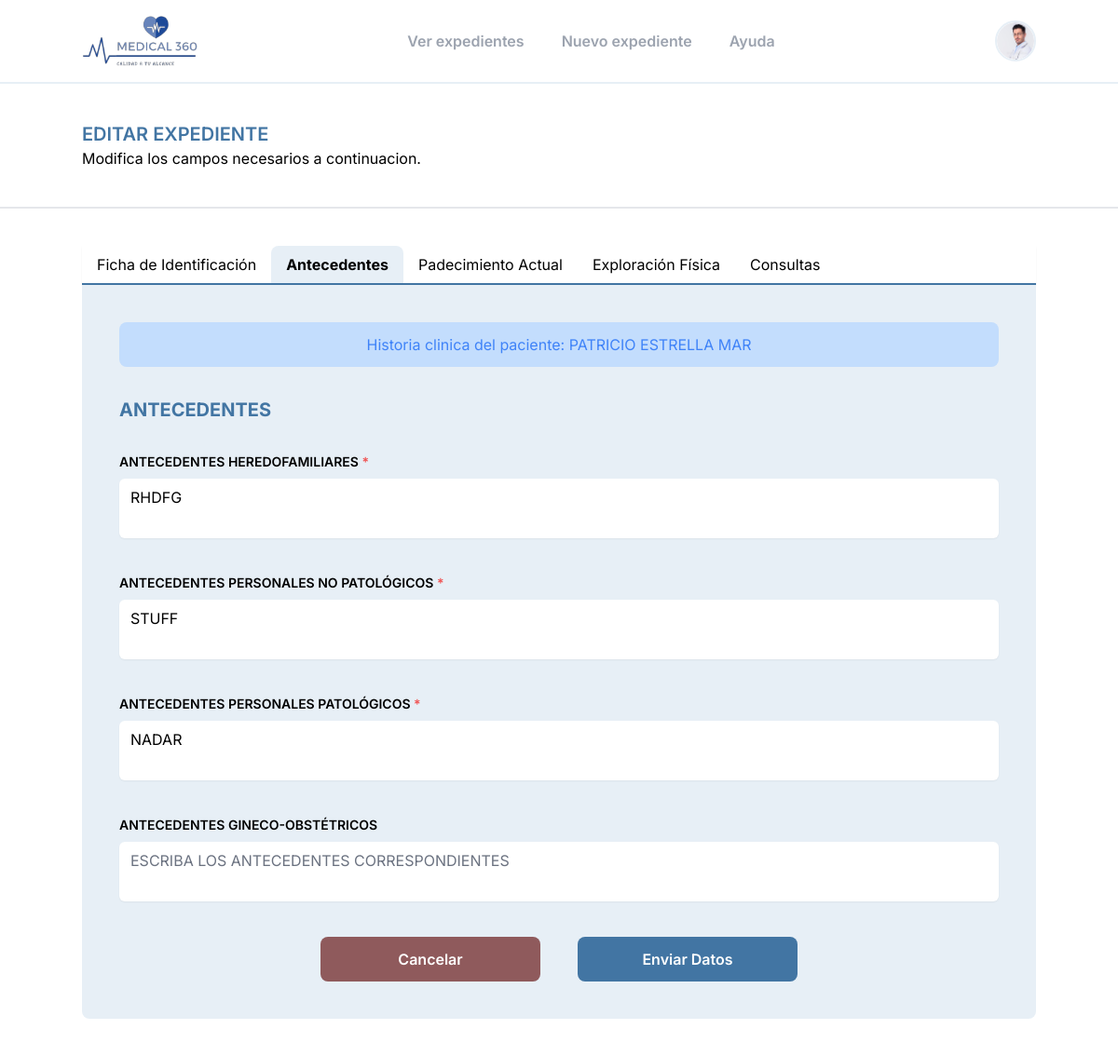
Page /update-file/1/antecedentes/ (signed in) on the committed database.
### medical/models.py (models this page shows, shortened)
class Paciente(models.Model):
    GENERO_CHOICES = [
        ('M', 'Masculino'),
        ('F', 'Femenino'),
    ]
    ESTADO_CIVIL_CHOICES = [
        ('SOLTERO', 'SOLTERO'),
        ('CASADO', 'CASADO'),
        ('UNION_LIBRE', 'UNION LIBRE'),
        ('DIVORCIADO', 'DIVORCIADO'),
        ('VIUDO', 'VIUDO'),
    ]
    GRUPO_RH_CHOICES = [
        ('A+', 'A+'),
        ('B+', 'B+'),
        ('O+', 'O+'),
        ('AB+', 'AB+'),
        ('A-', 'A-'),
        ('B-', 'B-'),
        ('O-', 'O-'),
        ('AB-', 'AB-'),
        ('DESC', 'DESCONOCIDO'),
    ]
    ESCOLARIDAD_CHOICES = [
        ('NINGUNA', 'NINGUNA'),
        ('PRIMARIA', 'PRIMARIA'),
        ('PRIMARIA_T', 'PRIMARIA TRUNCA'),
        ('SECUNDARIA', 'SECUNDARIA'),
        ('SECUNDARIA_T', 'SECUNDARIA TRUNCA'),
        ('PREPARATORIA', 'PREPARATORIA'),
        ('PREPARATORIA_T', 'PREPARATORIA TRUNCA'),
        ('TECNICO', 'CARRERA TECNICA'),
        ('TECNICO_T', 'CARRERA TECNICA TRUNCA'),
        ('LICENCIATURA', 'LICENCIATURA'),
        ('LICENCIATURA_T', 'LICENCIATURA TRUNCA'),
        ('SUPERIOR', 'SUPERIOR'),
]
    nombre = models.CharField(max_length=30)
    apellido_pat = models.CharField(max_length=30)
    apellido_mat = models.CharField(max_length=30)
    fecha_nacimiento = models.DateField()
    genero = models.CharField(max_length=10, choices=GENERO_CHOICES)
    grupo_rh = models.CharField(max_length=4, choices=GRUPO_RH_CHOICES, default='DESC')
    alergias = models.CharField(max_length=30)
    estado_civil = models.CharField(max_length=15, choices=ESTADO_CIVIL_CHOICES, blank=True, null=True)
    curp = models.CharField(max_length=18, blank=True, null=True)
    nacionalidad = models.CharField(max_length=20, blank=True, null=True)
    escolaridad = models.CharField(max_length=30, choices=ESCOLARIDAD_CHOICES, blank=True, null=True)
    religion = models.CharField(max_length=50, blank=True, null=True)
    direccion = models.CharField(max_length=200, blank=True, null=True)
    ocupacion = models.CharField(max_length=50, blank=True, null=True)
    empleador = models.CharField(max_length=100, blank=True, null=True)
    telefono_personal = models.CharField(max_length=10, blank=True, null=True)
    nombre_contacto_emergencia = models.CharField(max_length=100, blank=True, null=True)
    telefono_contacto_emergencia = models.CharField(max_length=10, blank=True, null=True)
    fecha_alta = models.DateField()
    notas = models.TextField(blank=True, null=True)

class Antecedentes(models.Model):
    paciente = models.OneToOneField(Paciente, on_delete=models.CASCADE)
    medico = models.ForeignKey(Medico, on_delete=models.CASCADE)
    fecha = models.DateField()
    ahf = models.TextField()
    apnp = models.TextField()
    app = models.TextField()
    ago = models.TextField(blank=True, null=True)
    notas = models.TextField(blank=True, null=True)
    class Meta:
            verbose_name = "Antecedentes"
            verbose_name_plural = "1.Antecedentes"

### medical/views.py (the view, shortened to what this page needs)
# urls.py: path('update-file/<int:id_paciente>/antecedentes/', views.update_antecedentes_view, name='update_antecedentes'),
@login_required
def update_antecedentes_view(request, id_paciente):
    paciente = get_object_or_404(Paciente, id=id_paciente)
    antecedentes = Antecedentes.objects.filter(paciente=paciente)
    template = loader.get_template('expedientes/update_antecedentes.html')
    context = {'paciente': paciente, 'antecedentes': antecedentes}
    return HttpResponse(template.render(context, request))

### templates/expedientes/update_antecedentes.html (shortened to what this page needs)
{% extends "base_2.html" %} {% load static %} {% block content %}
<section class="lg:px-0 min-h-screen">
  {% include "plantillas/navbar.html" %}
  <div class="py-10 border-b-2 border-gray-200 bg-white md:px-6">
    <div class="lg:container lg:mx-auto">
      <h1 class="uppercase font-semibold text-main text-xl">
        Editar Expediente
      </h1>
      <p>Modifica los campos necesarios a continuacion.</p>
    </div>
  </div>
  <div class="py-10 bg-white md:px-6">
    {% include "plantillas/navbarFormulariosUpdate.html" %}
    <div id="form_historia_clinica">
      <form id="formData_antecedentes" class="lg:container lg:mx-auto bg-background p-10 space-y-8 rounded-b-lg"
        action="{% url 'medical:update_antecedentes' paciente.id %}" method="post">
        {% include "expedientes/forms/antecedentes.html" %}
      </form>
    </div>
  </div>
</section>
{% endblock %}

### templates/expedientes/forms/antecedentes.html (shortened to what this page needs)
    {% if paciente %}
    <div class="w-full bg-blue-200 border-blue-500 text-blue-500  rounded-lg p-3 text-center">
      Historia clinica del paciente: {{ paciente.nombre }} {{ paciente.apellido_pat }} {{ paciente.apellido_mat }}
    </div>
    {% endif %}
    <h1 class="text-xl font-bold text-main uppercase">Antecedentes</h1>
    <div class="w-full">
      <label for="ahf" class="block mb-2 text-sm font-semibold uppercase">Antecedentes Heredofamiliares <span class="text-red-500">*</span></label>
      <textarea name="ahf" id="ahf" class="uppercase resize-none w-full border-none rounded-md bg-white shadow-sm" placeholder="Escriba los antecedentes correspondientes" name="ahf">{% if paciente %}{{ paciente.antecedentes.ahf }}{% elif datos_formulario %}{{ datos_formulario.ahf }}{% endif %}</textarea>
    </div>
    <div class="w-full">
      <label for="apnp" class="block mb-2 text-sm font-semibold uppercase">Antecedentes Personales No Patológicos <span class="text-red-500">*</span></label>
      <textarea name="apnp" id="apnp" class="uppercase resize-none w-full border-none rounded-md bg-white shadow-sm" placeholder="Escriba los antecedentes correspondientes" name="apnp">{% if paciente %}{{ paciente.antecedentes.apnp }}{% elif datos_formulario %}{{ datos_formulario.apnp }}{% endif %}</textarea>
    </div>
    <div class="w-full">
      <label for="app" class="block mb-2 text-sm font-semibold uppercase">Antecedentes Personales Patológicos <span class="text-red-500">*</span></label>
      <textarea name="app" id="app" class="uppercase resize-none w-full border-none rounded-md bg-white shadow-sm" placeholder="Escriba los antecedentes correspondientes" name="app">{% if paciente %}{{ paciente.antecedentes.app }}{% elif datos_formulario %}{{ datos_formulario.app }}{% endif %}</textarea>
    </div>
    <div class="w-full">
      <label for="ago" class="block mb-2 text-sm font-semibold uppercase">Antecedentes Gineco-Obstétricos</label>
      <textarea name="ago" id="ago" class="uppercase resize-none w-full border-none rounded-md bg-white shadow-sm" placeholder="Escriba los antecedentes correspondientes" name="ago"></textarea>
    </div>
    <div class="flex justify-center gap-10 mt-20">
      <a href="/" class="w-3/12 py-3 border-none bg-rojo focus:ring-2 focus:ring-offset-2 focus:ring-rojo text-center rounded-lg text-white font-semibold">Cancelar</a>
      <button onclick="mostrarAlerta()" type="submit" class="w-3/12 py-3 border-none bg-main focus:ring-2 focus:ring-offset-2 focus:ring-main text-center rounded-lg text-white font-semibold">Enviar Datos</button>
    </div>

### rows in the picture
Paciente: nombre "PATRICIO", apellido_pat "ESTRELLA", apellido_mat "MAR", ahf "RHDFG", apnp "STUFF", app "NADAR"
